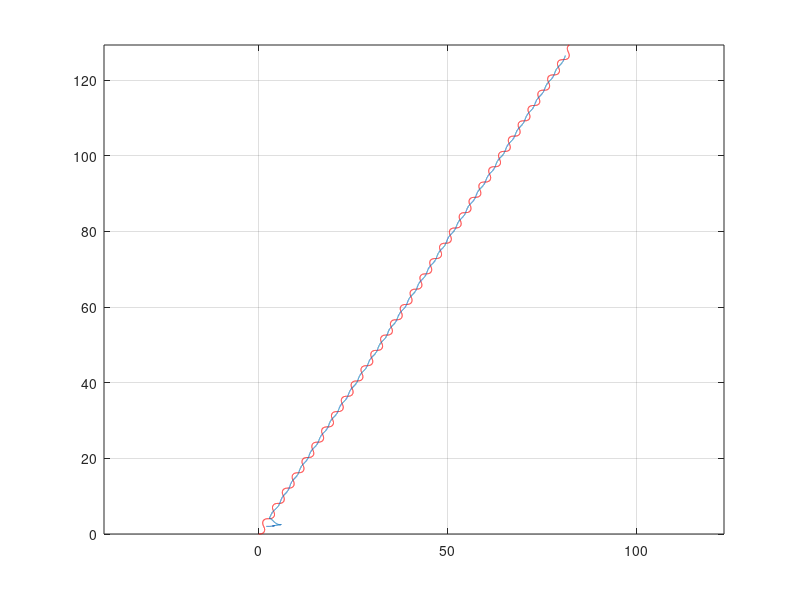

MATLAB code for this plot:
clc; clear all; close all;
%
vl=1;
tfinal=200;
f=1;
%
i=1;
vf(i)=1;

t(i)=0;
xl(i)=0;
yl(i)=0;
thtl(i)=0;
xf(i)=2;
yf(i)=2;
thtf(i)=0;
a(i)=sin(f*t(i));
%
phi(i)=atan((yl(i)-yf(i))/((xl(i)-xf(i))))-thtf(i);
d(i)=sqrt((yl(i)-yf(i))^2+((xl(i)-xf(i)))^2);
%
h=0.01;
%
while t(i)<tfinal
    %Leader
    xl(i+1) = xl(i) + h*vl*cos(thtl(i));
    yl(i+1) = yl(i) + h*vl*sin(thtl(i));
    thtl(i+1) = thtl(i) + h*a(i)/vl;
    %Follower
    xf(i+1) = xf(i) + h*vf(i)*cos(thtf(i));
    yf(i+1) = yf(i) + h*vf(i)*sin(thtf(i));
    thtf(i+1)= thtf(i) + ((h*vf(i)*sin(thtl(i)-thtf(i)))/((d(i)*cos(phi(i)))));  
    %
    i=i+1;
    t(i)=t(i-1)+h;
    %
    phi(i)=atan((yl(i)-yf(i))/((xl(i)-xf(i))))-thtf(i);
    d(i)=sqrt((yl(i)-yf(i))^2+((xl(i)-xf(i)))^2);
    vf(i)=(vl*cos(thtl(i)-thtf(i)-phi(i))/cos(phi(i)));
    %
    a(i)=sin(f*t(i));
end
%
plot(xl,yl,'r',xf,yf); axis equal; grid on;
%figure; plot(t, a); grid on;
%figure; plot(t, tht); grid on;
%
%tht_d(1)=0;
%for j=2: length(tht)
%   tht_d(j)=(tht(j)-tht(j-1))/h;
%end
%figure(2); hold on;  plot(t, tht_d, 'r');